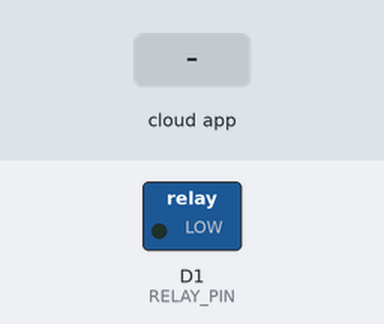
The sketch below on a simulated ESP8266 (NodeMCU). Parts: switched loads named in the sketch (green lamp = pin HIGH). The test bench sets the inputs (shaded band). WiFi joins after 1.5 s; servers stay silent unless stated; the Firebase database answers and starts empty; what the sketch prints to the serial monitor is not drawn.

Above: at 3.1 s.
3.2 s: the phone or cloud app sets Light_Status to on
At 3.9 s:
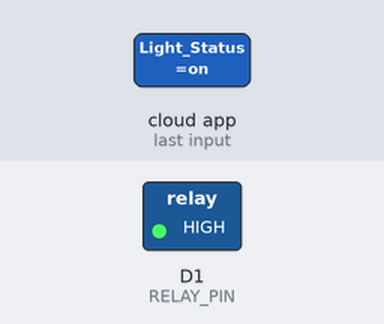
4.7 s: the phone or cloud app sets Light_Status to off
At 6.9 s:
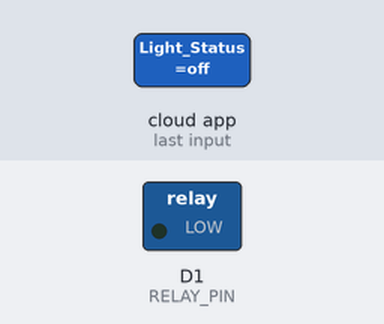
Timing chart, 0 to 8.4 s (numbered marks = the images above; inputs shaded):
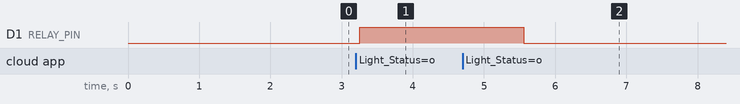

The sketch:

Equipment_control_system.ino
```cpp
#include <ESP8266WiFi.h>
#include <FirebaseESP8266.h>
#include <IRremoteESP8266.h>
#include <IRrecv.h>
#include <IRutils.h>

// Cấu hình Wi-Fi
const char* WIFI_SSID = "Dii";
const char* WIFI_PASSWORD = "duydeptrai";

// Cấu hình Firebase
const char* FIREBASE_HOST = "https://smartwatchcontrol-d3aa6-default-rtdb.firebaseio.com/";
const char* FIREBASE_AUTH = "RvD8RRNOf81mHc3rAcC1gW2mhyYjMJpvQalhIDg0";

// Cấu hình chân
#define IR_PIN D5    // GPIO 5: Chân nhận tín hiệu hồng ngoại
#define RELAY_PIN D1 // GPIO 1: Chân điều khiển relay

IRrecv irrecv(IR_PIN);
decode_results results;

FirebaseData firebaseData;
FirebaseConfig config;
FirebaseAuth auth;
String lastLightStatus = "off";
bool irReceived = false;

void setup() {
  Serial.begin(115200);
  Serial.println("Bắt đầu khởi tạo ESP8266...");

  // Kết nối Wi-Fi
  WiFi.begin(WIFI_SSID, WIFI_PASSWORD);
  Serial.print("Đang kết nối Wi-Fi...");
  while (WiFi.status() != WL_CONNECTED) {
    delay(500);
    Serial.print(".");
  }
  Serial.println("\nĐã kết nối Wi-Fi!");
  Serial.print("Địa chỉ IP: ");
  Serial.println(WiFi.localIP());

  // Cấu hình Firebase
  config.database_url = FIREBASE_HOST;
  config.signer.tokens.legacy_token = FIREBASE_AUTH;
  Firebase.begin(&config, &auth);
  Firebase.reconnectWiFi(true);
  Serial.println("Đã khởi tạo Firebase!");

  if (Firebase.getString(firebaseData, "/Light_Status")) {
    Serial.println("Kết nối Firebase thành công, giá trị ban đầu: " + firebaseData.stringData());
  } else {
    Serial.println("Kết nối Firebase thất bại: " + firebaseData.errorReason());
  }

  // Đặt trạng thái ban đầu trên Firebase
  if (Firebase.setString(firebaseData, "/IR_Status", "Chưa nhận tín hiệu")) {
    Serial.println("Đã đặt /IR_Status: Chưa nhận tín hiệu");
  }
  if (Firebase.setString(firebaseData, "/Light_Status", "off")) {
    Serial.println("Đã đặt /Light_Status: off");
  }

  // Khởi tạo IR Receiver
  irrecv.enableIRIn();
  Serial.println("Đã khởi tạo IR Receiver.");

  // Khởi tạo Relay
  pinMode(RELAY_PIN, OUTPUT);
  digitalWrite(RELAY_PIN, LOW);
  Serial.println("Đã khởi tạo Relay.");
}

void loop() {
  // Nhận bất kỳ tín hiệu IR nào
  if (!irReceived && irrecv.decode(&results)) {
    Serial.print("Đã nhận tín hiệu IR - Protocol: ");
    Serial.print(resultToHumanReadableBasic(&results));
    Serial.print(", Giá trị: 0x");
    Serial.println(results.value, HEX);

    if (Firebase.ready()) {
      if (Firebase.setString(firebaseData, "/IR_Status", "Đã nhận tín hiệu")) {
        Serial.println("Đã cập nhật /IR_Status: Đã nhận tín hiệu");
        irReceived = true; // Chỉ cập nhật IR một lần cho đến khi reset
      } else {
        Serial.println("Lỗi cập nhật /IR_Status: " + firebaseData.errorReason());
      }
    }
    irrecv.resume(); // Tiếp tục nhận tín hiệu IR
  }

  // Đọc trạng thái đèn từ Firebase
  if (Firebase.ready()) {
    if (Firebase.getString(firebaseData, "/Light_Status")) {
      String lightStatus = firebaseData.stringData();
      if (lightStatus != lastLightStatus) {
        Serial.println("Nhận từ Firebase: Light_Status = " + lightStatus);
        if (lightStatus == "on") {
          digitalWrite(RELAY_PIN, HIGH); // Bật relay (bật đèn)
          Serial.println("Đã bật đèn");
        } else if (lightStatus == "off") {
          digitalWrite(RELAY_PIN, LOW);  // Tắt relay (tắt đèn)
          Serial.println("Đã tắt đèn");
        }
        lastLightStatus = lightStatus;
      }
    } else {
      Serial.println("Lỗi đọc /Light_Status: " + firebaseData.errorReason());
    }
  } else {
    Serial.println("Firebase không sẵn sàng, kiểm tra kết nối...");
  }

  delay(1000);
}
```

Measured:
- after the input at 3.2 s, D1 (RELAY_PIN): LOW → HIGH after 0.06 s
- after the input at 4.7 s, D1 (RELAY_PIN): HIGH → LOW after 0.86 s
